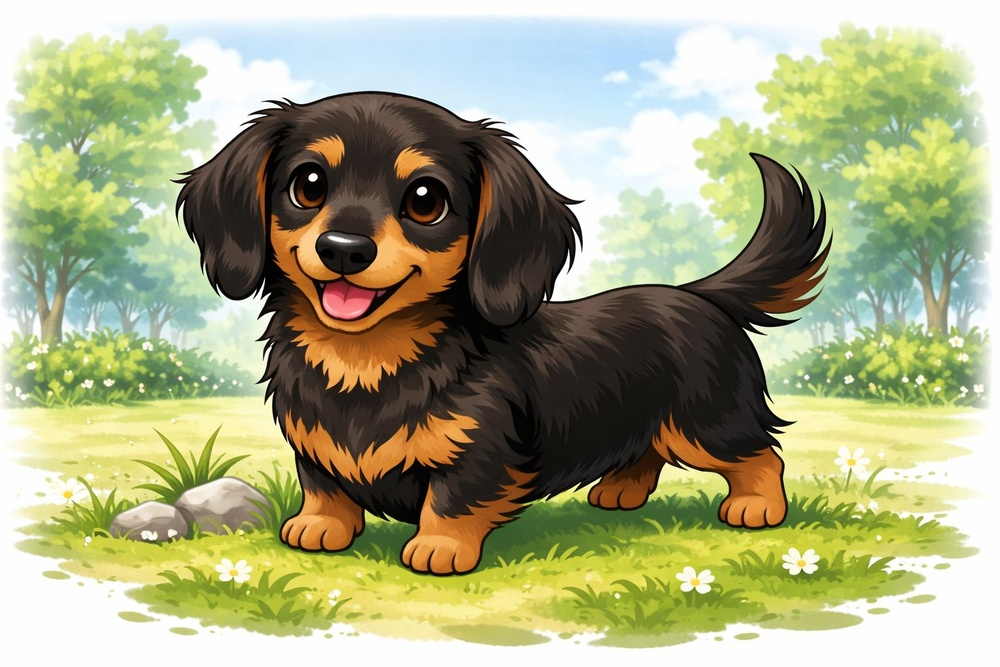
#> input picture Chapter11/image.jpg, 1000 x 667 px, shrunk from 1536 x 1024 before the run
$ python 11-04_canny_edge.py
#> lines starting #> are read from the running program, lines starting #| are printed output that depends on the picture; after the words box and inside, x2 and y2 are one past the last pixel; in counts of white or black regions, pixels touching at a corner belong together
import cv2

img = cv2.imread("image.jpg", 0)
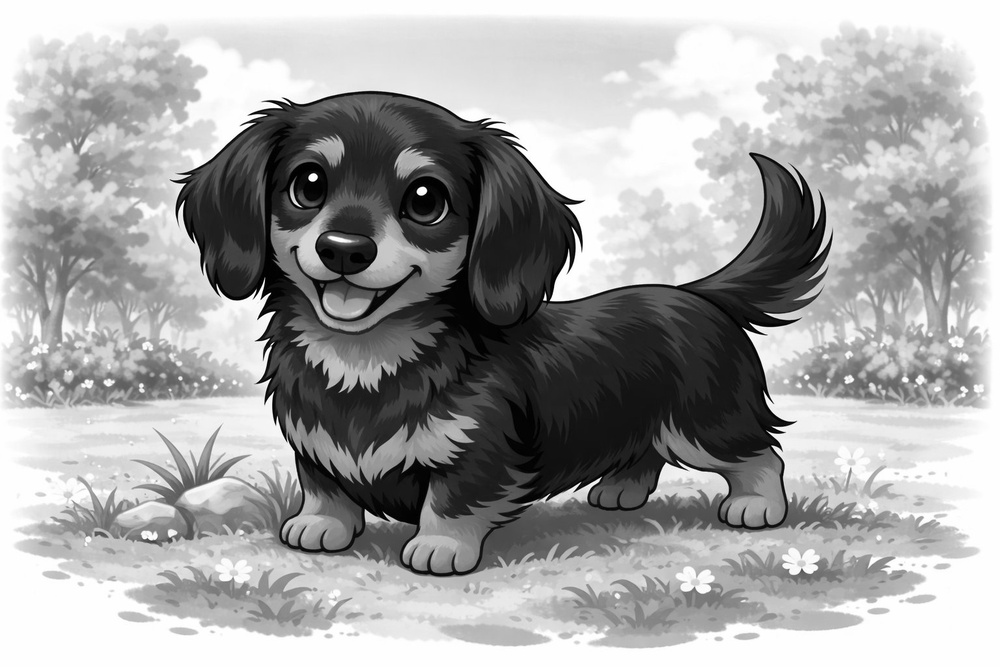
#> img: shape (667, 1000); min 0, max 255, mean 165.4

edges = cv2.Canny(img, 100, 200)
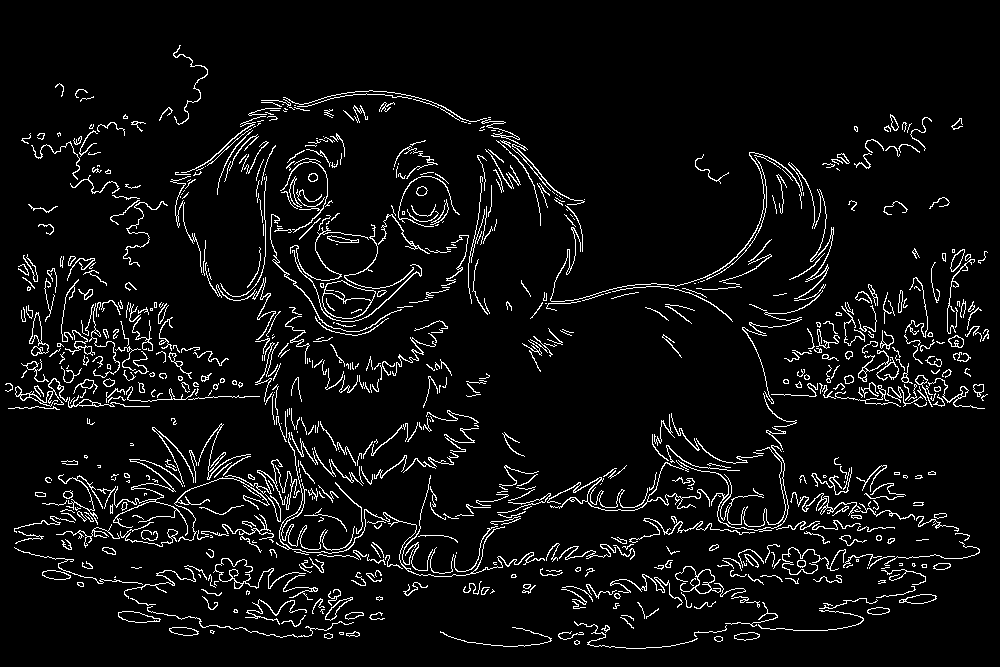
#> edges: shape (667, 1000); 5.8% white in thin lines or dots, all inside (x1, y1, x2, y2) = (5, 45, 989, 649)

cv2.imshow("edges", edges)
cv2.waitKey(0)

$ run again, with Chapter11/noise.png saved as Chapter11/image.jpg
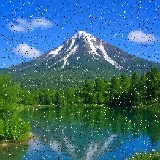
#> input picture Chapter11/noise.png, 160 x 160 px
#> `img = cv2.imread("image.jpg", 0)`:
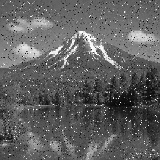
#> img: shape (160, 160); min 0, max 255, mean 96.8
#> `edges = cv2.Canny(img, 100, 200)`:
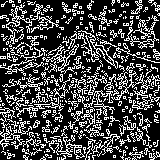
#> edges: shape (160, 160); 28% white in thin lines or dots
